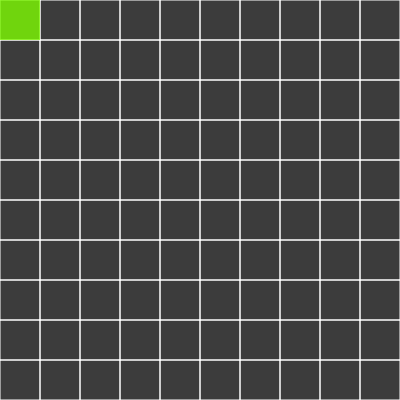
Frame 1 (no input)
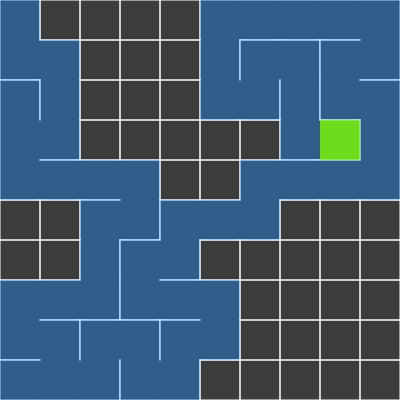
Frame 60 (no input)
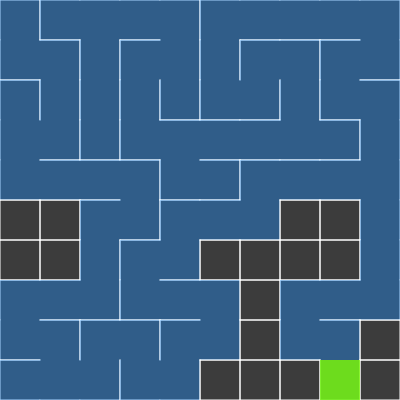
Frame 120 (the mouse pressed at the canvas centre since frame 60)

The p5.js sketch that drew these frames (run headless with seeded random() and noise() and a simulated clock; from frame 60 on, the mouse is pressed at the canvas centre):

// p5.js sketch
// ── sketch.js
var cols, rows;
var w = 40;
var grid = [];


var current;

var stack = [];

function setup() {
  createCanvas(400, 400);
  cols = floor(width/w);
  rows = floor(height/w);
  frameRate(600);
  
  for(var j = 0; j<rows; j++){
    for(var i = 0; i<rows; i++){
     var cell = new Cell(i,j);
      grid.push(cell);
    }
  }
  
  current = grid[0];
}

function draw() {
  background(60);
  
  for(var i = 0; i<grid.length; i++){
    grid[i].show();
  }
  
  current.visited = true;
  current.highlight();
  
  
  var next = current.checkNeighbors();
  if(next){
    next.visited = true;
    
    
    stack.push(current);
    
    
    
    removeWalls(current, next)
    
    
    current = next;
  } else if (stack.length> 0) {
      current = stack.pop(); 
  }
  
  
}

function index(i,j){
  if(i< 0 || j < 0 || i> cols-1||j>rows-1){
    return -1;
  }
  return i + j * cols;
  
}

function Cell(i,j) {
  this.i = i;
  this.j = j;
  this.walls = [true, true, true, true]
  this.visited = false;
  
  this.checkNeighbors = function(){
    var neighbors = [];
    
    var top = grid[index(i,j-1)]
    var right = grid[index(i+1,j)]
    var bottom = grid[index(i,j+1)]
    var left = grid[index(i-1,j)]
    
    if(top && !top.visited){
      neighbors.push(top);
    }
    if(right && !right.visited){
      neighbors.push(right);
    }
    if(bottom && !bottom.visited){
      neighbors.push(bottom);
    }
    if(left && !left.visited){
      neighbors.push(left);
    }
    
    if(neighbors.length > 0){
      var r = floor(random(0, neighbors.length));
      return neighbors[r];
    } else {
      return undefined;
    }
  }
  
  this.highlight = function(){
     var x = this.i*w;
    var y = this.j*w;
    noStroke();
    fill(127,255,0,200);
    rect(x,y,w,w);
    
  }
  
  this.show = function () {
    var x = this.i*w;
    var y = this.j*w;
    noStroke();
    
    
    stroke(255);
    
    if(this.walls[0]){
      line(x  ,y  ,  x+w,y)
    }
    if(this.walls[1]){
      line(x+w,y  ,  x+w,y+w)
    }
    if(this.walls[2]){
      line(x+w,y+w,  x  ,y+w)
    }
    if(this.walls[3]){
      line(x  ,y+w,  x  ,y)
    }
    
    
    if(this.visited){
      noStroke();
      fill(30,144,255,100)
      rect(x,y,w,w);
    }
   
  }
}

function removeWalls(a,b){
  var x = a.i - b.i;
  if(x === 1){
    a.walls[3]=false;
    b.walls[1]=false;
  } else if ( x === -1){
    a.walls[1]=false;
    b.walls[3]=false;
  }
  
  var y = a.j - b.j;
  if(y === 1){
    a.walls[0]=false;
    b.walls[2]=false;
  } else if ( y === -1){
    a.walls[2]=false;
    b.walls[0]=false;
  }
}

// ── openPath.js
var cols, rows;
var w = 40;
var mat = [];

var current;

//0 = 4.5%  __ 10 = 50%
var densidade = 8; // de 1 a 10 representando qts % da grid sera obstaculos

function setup() {
  createCanvas(400, 400);
  cols = floor(width / w);
  rows = floor(height / w);
  frameRate(30);

  for (var i = 0; i < cols; i++) {
    var row = [];
    for (var j = 0; j < rows; j++) {
      var val = floor(random(12 - densidade));
      row.push(new Cell(i, j, val));
    }
    mat.push(row);
  }
  mat[0][0].val = -1;
  mat[cols - 1][rows - 1].val = -1;
  current = mat[0][0];
}

function draw() {
  background(220, 255, 220);
  for (var i = 0; i < cols; i++) {
    for (var j = 0; j < rows; j++) {
      mat[i][j].show();
    }
  }

  // current.highlight();
  current = current.findPath();

  // current = current.findPath();
}

Cell.prototype.findPath = function () {
  console.log("(" + this.i + ", " + this.j + ")");

  var i = this.i;
  var j = this.j;

  let dx = rows - i;
  let dy = cols - j;
  let xory = dx - dy; //>0 estamos mais distante no eido x se <0 mais distante no eixo y
  console.log(i, j, xory, rows);

  if (this.val > 20) {
    this.val += 10;
  } else if (this.val > 0) {
    this.val = 25;
  }

  if (xory >= 0) {
    if (i + 1 < rows && j + 1 < cols ) {
      return mat[i + 1][j].val>0 ? mat[i + 1][j] : mat[i][j + 1];
      // return mat[i + 1][j];
    }
  } else if (j + 1 < cols && i + 1 < rows) {
    return mat[i][j + 1].val>0 ? mat[i][j + 1] : mat[i+1][j];
    // return mat[i][j + 1];
  }
};

function Cell(i, j, val) {
  this.i = i;
  this.j = j;
  this.val = val;

  this.highlight = function () {
    var x = this.i * w;
    var y = this.j * w;
    noStroke();
    fill(127, 255, 0, 200);
    rect(x, y, w, w);
  };

  this.show = function () {
    var x = this.i * w;
    var y = this.j * w;

    if (this.val == 0) {
      noStroke();
      fill(0, 0, 0); // Black color
      rect(x, y, w, w);
    }
    if (this.val == -1) {
      noStroke();
      fill(255, 0, 0); // Red color
      rect(x, y, w, w);
    }
    if (this.val > 0) {
      stroke(100);
      fill(220 - (this.val - 20) * 20, 220 - (this.val - 20) * 20, 255);
      rect(x, y, w, w);
    }
  };
}

// ── points.js
var circles  = [];
var nCicles  = 0;
var path = [];

var current;
var cCopy;

var start = false;

function setup() {
  cnv =   createCanvas(400,400);
  cnv.mouseClicked(false);
  frameRate(15);
  button = createButton('findPath');
  button.position(335, 400);
  button.mousePressed(startAlgo);
  
}



function draw() {
  background(244, 248, 252);
  for(var i = 0; i<circles.length; i++){
    circles[i].show();
  }
  
  showPath(path);
  
  stroke(200);
  line(mouseX, 0, mouseX, height);
  line(0,mouseY, height, mouseY);
  describe('horizontal black line moves left and right with mouse x-position');
    
  if(start){
    current.highlight();
    console.log("cC: ",cCopy)
    var next = current.findCloser();

    if(next){
      //console.log("i: ",next.i)
      path.push(current);
      removerElemento(cCopy, current);
      //cCopy.pop(current)
      //console.log("cCopy: ",cCopy)
      current = next;
    } else {
      start = false;
    }
  }
}

function showPath(a){
  stroke(20);
  for(var k = 0; k<a.length-1; k++){
    line(a[k].i,a[k].j,   a[k+1].i,a[k+1].j);
  }
  if(a.length>1){
    line(a[a.length-1].i,a[a.length-1].j,   a[0].i,a[0].j);
  }
}

function startAlgo(){
  path = [];
  start = true;
  cCopy = circles.slice();
  current = cCopy[0];
  console.log("c",cCopy)
  //current.visited = true;
  path.push(current);
  removerElemento(cCopy, current)
  console.log(current)

}

function removerElemento(array, elementoParaRemover) {
  // Encontrar o índice do elemento no array
  let indice = array.findIndex(elemento => elemento === elementoParaRemover);

  // Verificar se o elemento foi encontrado
  if (indice !== -1) {
    // Remover o elemento usando o método splice
    array.splice(indice, 1);
    console.log('Elemento removido:', elementoParaRemover);
  } else {
    console.log('Elemento não encontrado no array.');
  }
}


function mouseClicked(){
  if(mouseX < height && mouseY < height){
    circles.push(new MyCircle(mouseX,mouseY));
  }
}

function MyCircle(i,j){
  this.i = i;
  this.j = j;
  this.visited = false;
  
  this.show = function () {
    noStroke();
    fill(0,255,255);
    circle(this.i  ,this.j  , 20);
  }
  
  this.highlight = function(){
    noStroke();
    fill(0,128,0);
    circle(this.i  ,this.j  , 20);
  }
  
  this.findCloser = function(){
    //const a = floor(random(0,cCopy.length-1))
    
  //IMPLEMENTAR FUNCAO DE ACRA MAIS PROXIMO e att index do proximo nó em 'a'
  let distanciaMinima = 1000000;
  let pontoMaisProximo = null;
  let a =0;
  const b = 0;
  if(b){ 
    for (k=0;k<cCopy.length;k++) {
      let distancia = dist(current.i, current.j, cCopy[k].i, cCopy[k].j);
        for (l=0;l<cCopy.length;l++){
          if(k!=l){
            let distancia2 = distancia;
            distancia2 += dist(cCopy[k].i, cCopy[k].j, cCopy[l].i, cCopy[l].j);
              if (distancia2 < distanciaMinima) {
                distanciaMinima = distancia;
                a = k; 
              }
          }
        }
    }
  }
    
    
  if(!b){
    for (k=0;k<cCopy.length;k++) {
    let distancia = dist(current.i, current.j, cCopy[k].i, cCopy[k].j);
     

     if (distancia < distanciaMinima) {
       distanciaMinima = distancia;
        a = k;
     }
    }
  }
        
    if(a>=0){
      console.log("ret: ",cCopy[a])
      return cCopy[a];
    }else{
      console.log("undef")
      return undefined;
    }
  }
  
  
}
